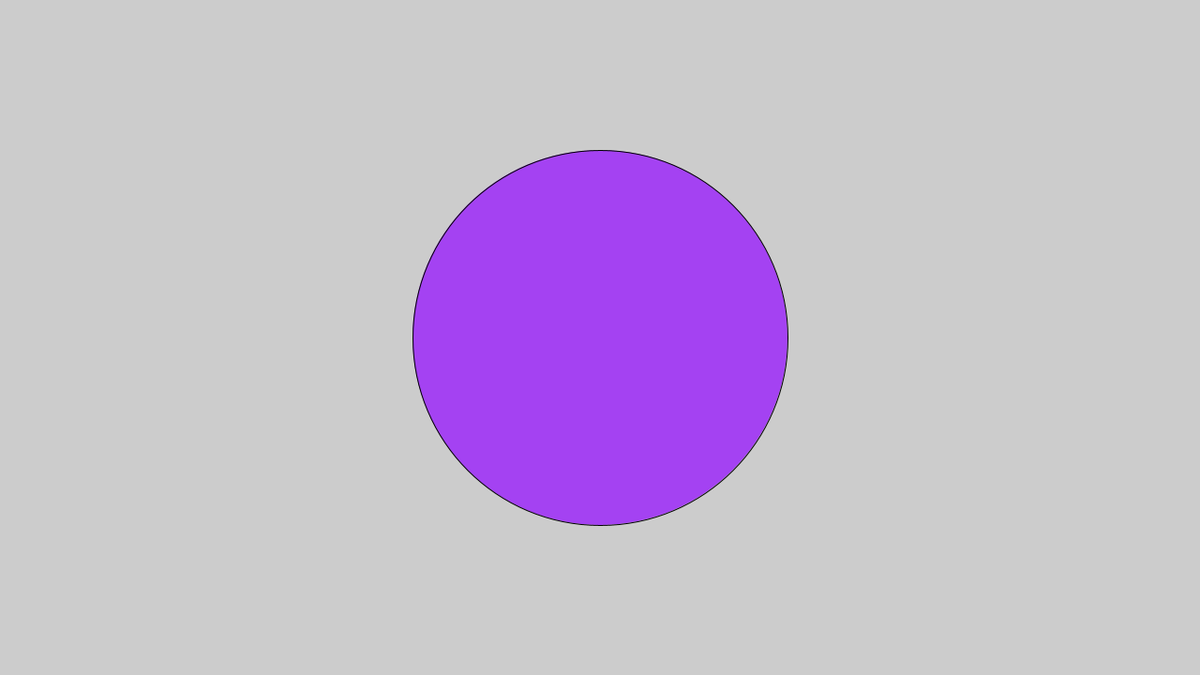
Frame 1 (no input)
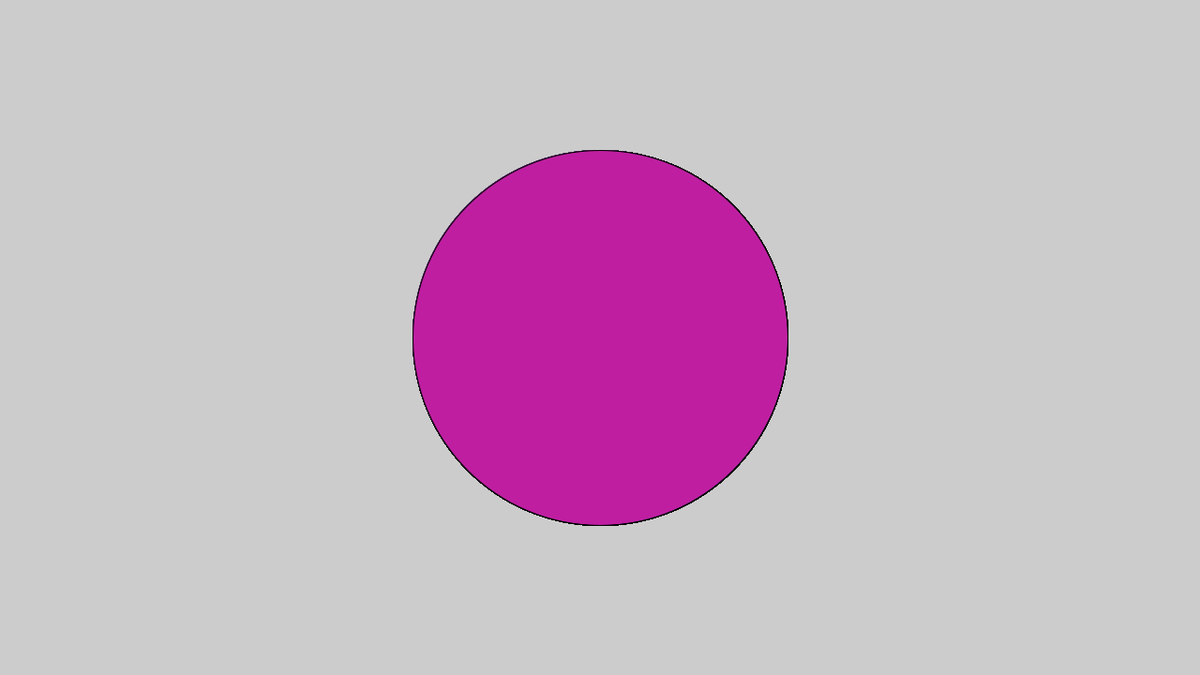
Frame 60 (the mouse pressed at the canvas centre just before this capture)
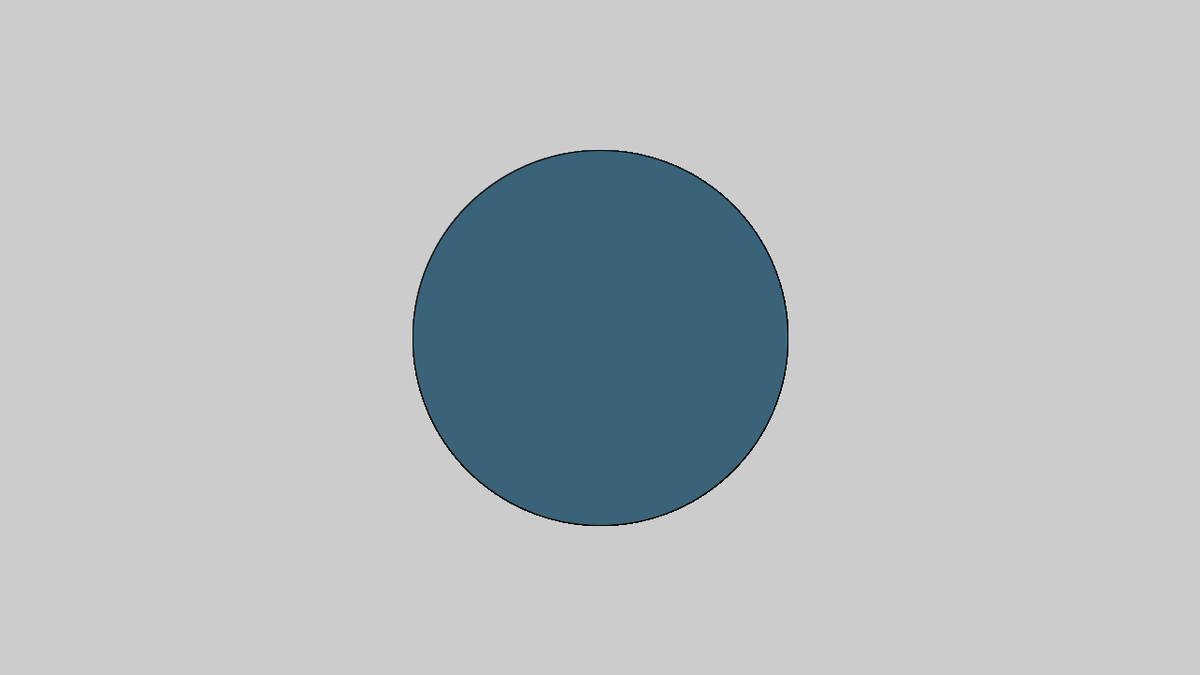
Frame 120 (the mouse held since frame 60 and released just before this capture)

The Processing sketch that drew these frames (run headless with seeded random() and noise(); from frame 60 on, the mouse is pressed at the canvas centre):

// Processing sketch: activity01
// ── activity01.pde
void setup(){
  size(1280,720);
  
}

void draw(){
  
  float x = random(255);
  float y = random(255);
  float z = random(255);
  
  if(mouseX > width/2 && mouseY > height/2) {
    fill(x,y,z);
  }
  
  else if (mouseX < width/2 && mouseY > height/2){
    fill(x,y,z);
  }

  else if (mouseX > width/2 && mouseY < height/2){
    fill(x,y,z);
  }
  else{
    fill(x,y,z);
  }
  
  ellipse(width/2, height/2, 400, 400);
  




}
